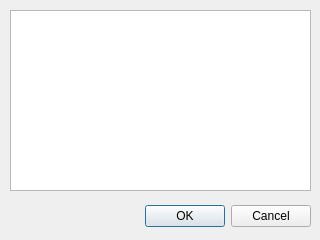
<?xml version="1.0" encoding="UTF-8"?>
<ui version="4.0">
 <class>uError</class>
 <widget class="QDialog" name="uError">
  <property name="geometry">
   <rect>
    <x>0</x>
    <y>0</y>
    <width>320</width>
    <height>240</height>
   </rect>
  </property>
  <property name="windowTitle">
   <string>umbra | error</string>
  </property>
  <widget class="QDialogButtonBox" name="buttonBox">
   <property name="geometry">
    <rect>
     <x>10</x>
     <y>200</y>
     <width>301</width>
     <height>32</height>
    </rect>
   </property>
   <property name="orientation">
    <enum>Qt::Horizontal</enum>
   </property>
   <property name="standardButtons">
    <set>QDialogButtonBox::Cancel|QDialogButtonBox::Ok</set>
   </property>
  </widget>
  <widget class="QTextBrowser" name="textBrowser">
   <property name="geometry">
    <rect>
     <x>10</x>
     <y>10</y>
     <width>301</width>
     <height>181</height>
    </rect>
   </property>
  </widget>
 </widget>
 <resources/>
 <connections>
  <connection>
   <sender>buttonBox</sender>
   <signal>accepted()</signal>
   <receiver>uError</receiver>
   <slot>accept()</slot>
   <hints>
    <hint type="sourcelabel">
     <x>248</x>
     <y>254</y>
    </hint>
    <hint type="destinationlabel">
     <x>157</x>
     <y>274</y>
    </hint>
   </hints>
  </connection>
  <connection>
   <sender>buttonBox</sender>
   <signal>rejected()</signal>
   <receiver>uError</receiver>
   <slot>reject()</slot>
   <hints>
    <hint type="sourcelabel">
     <x>316</x>
     <y>260</y>
    </hint>
    <hint type="destinationlabel">
     <x>286</x>
     <y>274</y>
    </hint>
   </hints>
  </connection>
 </connections>
</ui>
